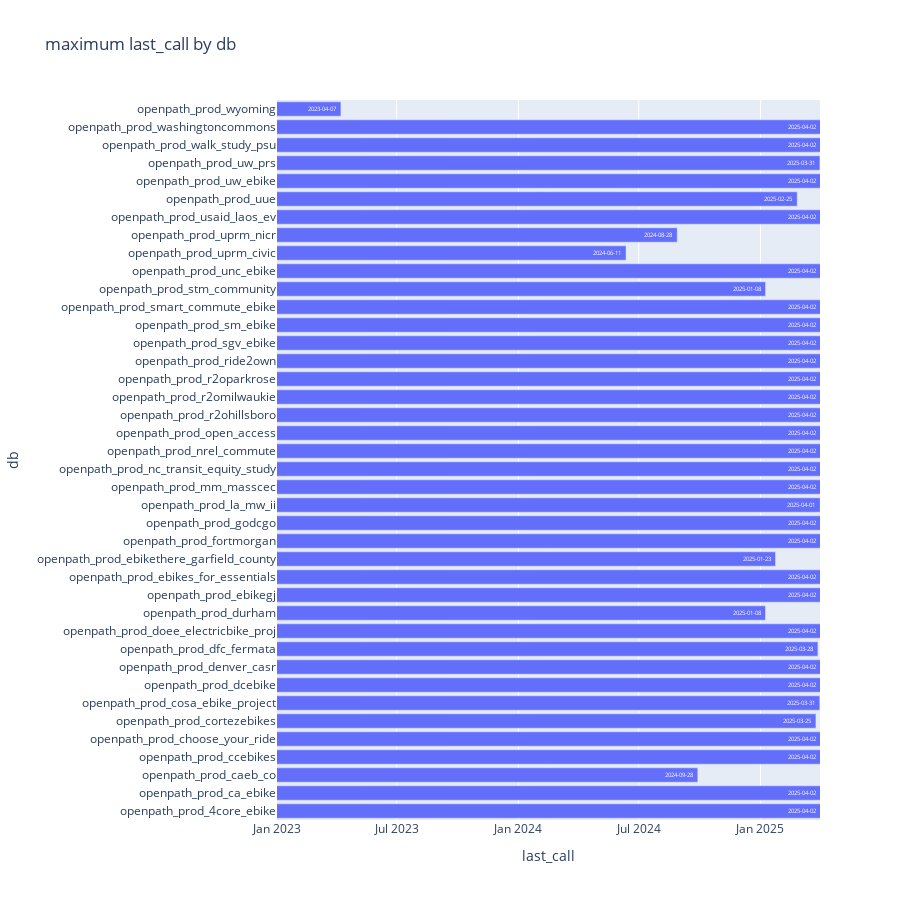

Notebook code for this chart:
### Code cell
# maximum last_call for each db

max_last_call = df_gtzero.groupby('db')['last_call'].max()
max_last_call = max_last_call.reset_index()
max_last_call['last_call_date'] = max_last_call['last_call'].apply(lambda ts: ts.date())
fig = px.bar(
    max_last_call,
    x='last_call',
    y='db',
    orientation='h',
    height=900,
    text='last_call_date',
    range_x=['2023-01-01', '2025-04-01'],
    title='maximum last_call by db'
)
fig.show()

### Figure 1 — Plotly figure (JSON) as saved in the notebook; plotly's stock layout.template omitted (floating-point values rounded to 4 significant figures)
{"data": [{"hovertemplate": "last_call=%{x}<br>db=%{y}<br>last_call_date=%{text}<extra></extra>", "legendgroup": "", "marker": {"color": "#636efa", "pattern": {"shape": ""}}, "name": "", "orientation": "h", "showlegend": false, "text": ["2025-04-02", "2025-04-02", "2024-09-28", "2025-04-02", "2025-04-02", "2025-03-25", "2025-03-31", "2025-04-02", "2025-04-02", "2025-03-28", "2025-04-02", "2025-01-08", "2025-04-02", "2025-04-02", "2025-01-23", "2025-04-02", "2025-04-02", "2025-04-01", "2025-04-02", "2025-04-02", "2025-04-02", "2025-04-02", "2025-04-02", "2025-04-02", "2025-04-02", "2025-04-02", "2025-04-02", "2025-04-02", "2025-04-02", "2025-01-08", "2025-04-02", "2024-06-11", "2024-08-28", "2025-04-02", "2025-02-25", "2025-04-02", "2025-03-31", "2025-04-02", "2025-04-02", "2023-04-07"], "textposition": "auto", "type": "bar", "x": ["2025-04-02T01:08:48.506978048", "2025-04-02T01:13:32.673680128", "2024-09-28T05:26:33.194092800", "2025-04-02T01:13:57.202110976", "2025-04-02T00:43:43.498693888", "2025-03-25T19:53:40.579556096", "2025-03-31T16:34:30.920856064", "2025-04-02T01:05:44.759133184", "2025-04-02T01:00:55.806108928", "2025-03-28T20:42:52.499200000", "2025-04-02T00:56:14.660460032", "2025-01-08T14:30:57.680190976", "2025-04-02T01:13:52.474152192", "2025-04-02T01:03:02.845954816", "2025-01-23T18:05:12.140004352", "2025-04-02T01:12:33.959672832", "2025-04-02T00:59:20.060312064", "2025-04-01T09:57:16.975579904", "2025-04-02T01:11:51.268538112", "2025-04-02T01:13:53.344687872", "2025-04-02T01:02:59.562097152", "2025-04-02T01:13:31.755023104", "2025-04-02T01:10:08.461545984", "2025-04-02T01:04:37.233888000", "2025-04-02T01:10:03.828273152", "2025-04-02T00:58:57.464299008", "2025-04-02T00:41:40.456536064", "2025-04-02T00:45:48.910647040", "2025-04-02T01:11:53.523336960", "2025-01-08T16:31:27.011949568", "2025-04-02T01:13:09.027142912", "2024-06-11T18:33:57.610465280", "2024-08-28T02:32:36.671001344", "2025-04-02T01:13:14.299539200", "2025-02-25T12:37:57.593413120", "2025-04-02T00:56:54.095691008", "2025-03-31T20:45:52.691052800", "2025-04-02T01:09:37.943296000", "2025-04-02T00:37:04.595156992", "2023-04-07T15:10:34.813871872"], "xaxis": "x", "y": ["openpath_prod_4core_ebike", "openpath_prod_ca_ebike", "openpath_prod_caeb_co", "openpath_prod_ccebikes", "openpath_prod_choose_your_ride", "openpath_prod_cortezebikes", "openpath_prod_cosa_ebike_project", "openpath_prod_dcebike", "openpath_prod_denver_casr", "openpath_prod_dfc_fermata", "openpath_prod_doee_electricbike_proj", "openpath_prod_durham", "openpath_prod_ebikegj", "openpath_prod_ebikes_for_essentials", "openpath_prod_ebikethere_garfield_county", "openpath_prod_fortmorgan", "openpath_prod_godcgo", "openpath_prod_la_mw_ii", "openpath_prod_mm_masscec", "openpath_prod_nc_transit_equity_study", "openpath_prod_nrel_commute", "openpath_prod_open_access", "openpath_prod_r2ohillsboro", "openpath_prod_r2omilwaukie", "openpath_prod_r2oparkrose", "openpath_prod_ride2own", "openpath_prod_sgv_ebike", "openpath_prod_sm_ebike", "openpath_prod_smart_commute_ebike", "openpath_prod_stm_community", "openpath_prod_unc_ebike", "openpath_prod_uprm_civic", "openpath_prod_uprm_nicr", "openpath_prod_usaid_laos_ev", "openpath_prod_uue", "openpath_prod_uw_ebike", "openpath_prod_uw_prs", "openpath_prod_walk_study_psu", "openpath_prod_washingtoncommons", "openpath_prod_wyoming"], "yaxis": "y"}], "layout": {"barmode": "relative", "height": 900, "legend": {"tracegroupgap": 0}, "title": {"text": "maximum last_call by db"}, "xaxis": {"anchor": "y", "domain": [0, 1], "range": ["2023-01-01", "2025-04-01"], "title": {"text": "last_call"}}, "yaxis": {"anchor": "x", "domain": [0, 1], "title": {"text": "db"}}}}
